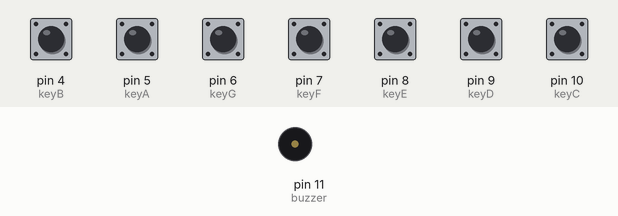
The sketch below on a simulated Arduino Uno, built with avr-gcc and run on an emulated ATmega328P. Shown: buzzer (waves = sounding). The inputs (shaded band) are chosen by the test bench; at power-on: pin 4 (keyB), pin 5 (keyA), pin 6 (keyG), pin 7 (keyF), pin 8 (keyE), pin 9 (keyD), pin 10 (keyC) HIGH.

Above: at 1.2 s.
1.3 s: pin 4 (keyB) pulled LOW for 0.15 s
At 1.37 s:
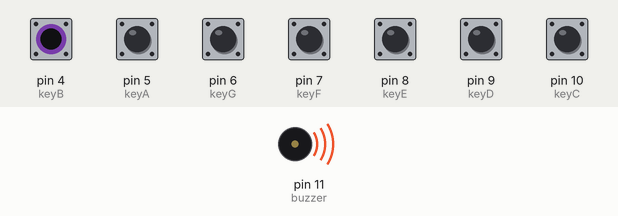
Timing chart, 0 to 4.3 s (numbered marks = the images above; inputs shaded):
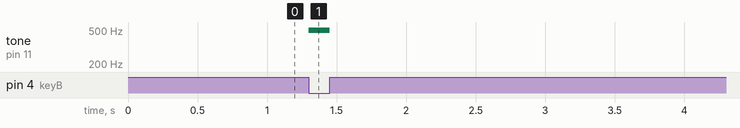

The sketch:

V2.ino
```cpp
//V2: vertical prototype
//Goal: Allow a user to change the pitch of a buzzer using pushbuttons

//Maintaining the ability to change frequencies for our octave button
int C = 262;
int Cs = 277;
int D = 294;
int Ds = 311;
int E = 330;
int F = 349;
int Fs = 370;
int G = 392;
int Gs = 415;
int A = 440;
int As = 466;
int B = 494;
int highC = 523;

const int keyC = 10;
const int keyD = 9;
const int keyE = 8;
const int keyF = 7;
const int keyG = 6;
const int keyA = 5;
const int keyB = 4;
const int highkeyC = 3;

const int buzzer = 11;

void setup() {
  //sets up the pins that connect our pushbuttons
  pinMode(keyC, INPUT);
  digitalWrite(keyC, HIGH);

  pinMode(keyD, INPUT);
  digitalWrite(keyD, HIGH);

  pinMode(keyE, INPUT);
  digitalWrite(keyE, HIGH);

  pinMode(keyF, INPUT);
  digitalWrite(keyF, HIGH);

  pinMode(keyG, INPUT);
  digitalWrite(keyG, HIGH);

  pinMode(keyA, INPUT);
  digitalWrite(keyA, HIGH);

  pinMode(keyB, INPUT);
  digitalWrite(keyB, HIGH);

  pinMode(highkeyC, INPUT);
  digitalWrite(highkeyC, HIGH);
}

void loop() {
  // put your main code here, to run repeatedly:

  //If the button is being pressed, plays the corresponding note
   while(digitalRead(keyC) == LOW){
      tone(buzzer, C);
   }
   while(digitalRead(keyD) == LOW){
      tone(buzzer, D);
   }
   while(digitalRead(keyE) == LOW){
      tone(buzzer, E);
   }
   while(digitalRead(keyF) == LOW){
      tone(buzzer, F);
   }
   while(digitalRead(keyG) == LOW){
      tone(buzzer, G);
   }
   while(digitalRead(keyA) == LOW){
      tone(buzzer, A);
   }
   while(digitalRead(keyB) == LOW){
      tone(buzzer, B);
   }

   //If no button is being pressed, turns off the buzzer.
   noTone(buzzer);


}
```

Measured:
- after the input at 1.3 s, tone on pin 11 (buzzer): silent → 494 Hz at once, → silent 0.15 s later
